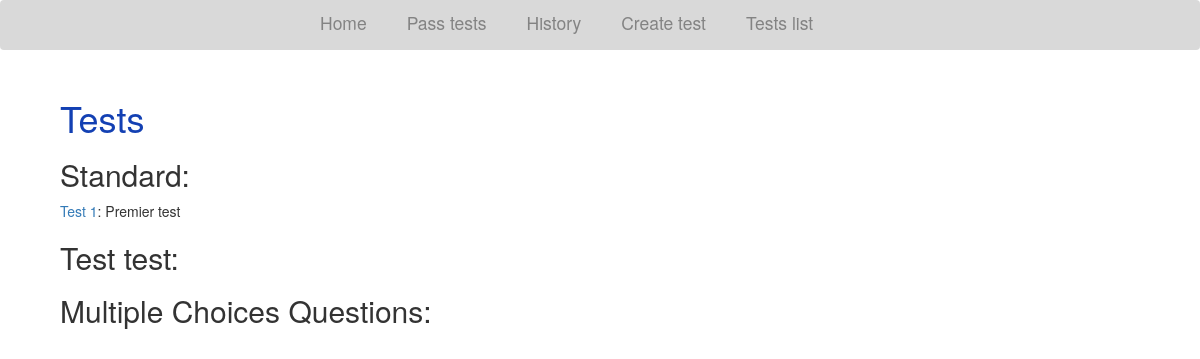
/tests/pass/list/, run on an earlier commit of the app's database.
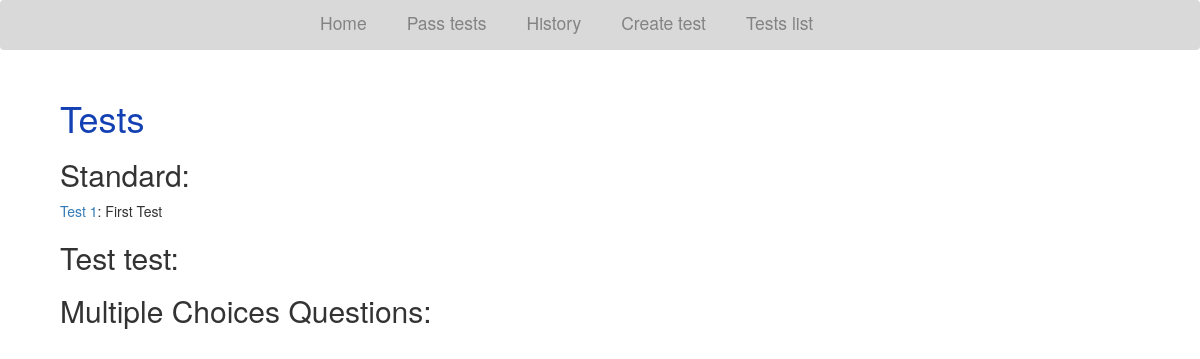
And on a later commit of the database.
### tests/models.py (models this page shows, shortened)
class Test_end_session(models.Model):
	id_test = models.CharField(max_length=10, null=False, primary_key=True)
	title = models.CharField(max_length=50)
	q1 = models.TextField()
	a1 = models.TextField()
	q2 = models.TextField()
	a2 = models.TextField()
	q3 = models.TextField()
	a3 = models.TextField()
	q4 = models.TextField()
	a4 = models.TextField()
	q5 = models.TextField()
	a5 = models.TextField()
	q6 = models.TextField()
	a6 = models.TextField()
	q7 = models.TextField()
	a7 = models.TextField()
	q8 = models.TextField()
	a8 = models.TextField()
	q9 = models.TextField()
	a9 = models.TextField()
	q10 = models.TextField()
	a10 = models.TextField()

### tests/views.py (the view)
# urls.py: path('pass/list/', tests_list_student_view, name='List tests student'),
def tests_list_student_view(request):
	tests_list_normal_questions = Test_end_session.objects.all()
	testlist_mcq = Test_mcq_end_session.objects.all()
	test = Test.objects.all()
	context = {
		'tests_list': tests_list_normal_questions,
		'tests_mcq_list': testlist_mcq,
		'test':test
	}
	return render(request, 'pass_tests/tests_list_student.html', context)

### tests/templates/pass_tests/tests_list_student.html (shortened to what this page needs)
{% extends 'base.html' %}
{% block content %}
<div class='body'>
    <h1>Tests</h1>
        <h2>Standard:</h2>
            {% for instance in tests_list %}
                    <p>
                        <a href="{% url 'tests:Pass test' input_id_test=instance.id_test %}">Test {{ instance.id_test }}</a>: {{ instance.title }}
                    </p>
            {% endfor %}
        <h2>Test test:</h2>
            <h2>Multiple Choices Questions:</h2>
</div>
{% endblock content %}

What changed in the data, as far as the page shows it:
changed Test_end_session id 1: title "Premier test" → "First Test"
